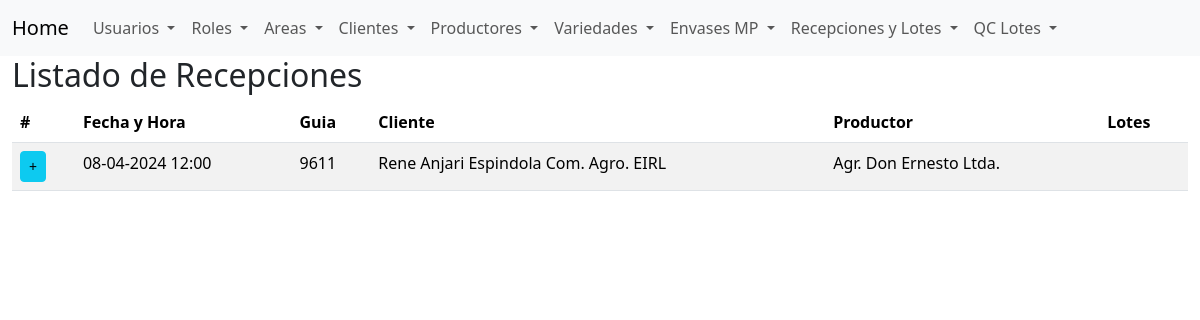
The page /list_rmrs (signed in) on the database its author committed.
### app/models.py (models this page shows, shortened)
class RawMaterialReception(BaseModel):
    __tablename__ = 'rawmaterialreceptions'
    waybill = db.Column(db.Integer, nullable=False)
    date = db.Column(db.Date, default=date.today, nullable=False)
    time = db.Column(db.Time, default=lambda: datetime.utcnow().time(), nullable=False)
    truck_plate = db.Column(db.String(6), nullable=False)
    trucker_name = db.Column(db.String(64), nullable=True)
    observations = db.Column(db.String(255), nullable=True)
    lots = db.relationship('Lot', backref=db.backref('raw_material_reception', lazy=True))
    growers = db.relationship('Grower', secondary=rawmaterialreception_grower,
                              backref=db.backref('raw_material_receptions', lazy='dynamic'))
    clients = db.relationship('Client', secondary=rawmaterialreception_client,
                              backref=db.backref('raw_material_receptions', lazy='dynamic'))

class Client(BaseModel):
    __tablename__ = 'clients'
    name = db.Column(db.String(128), nullable=False)
    tax_id = db.Column(db.String(10), nullable=False, unique=True)
    address = db.Column(db.String(128), nullable=False)
    comuna = db.Column(db.String(64), nullable=False)
    is_active = db.Column(db.Boolean, default=True, nullable=False)

class Grower(BaseModel):
    __tablename__ = 'growers'
    name = db.Column(db.String(128), nullable=False)
    tax_id = db.Column(db.String(10), nullable=False, unique=True)
    csg_code = db.Column(db.String(10), default=0, nullable=False)
    is_active = db.Column(db.Boolean, default=True, nullable=False)

### app/routes.py (the view)
@app.route('/list_rmrs')
@login_required
def list_rmrs():
    receptions = RawMaterialReception.query.all()
    return render_template('list_rmrs.html', receptions=receptions)

### app/models.py (called while the page is built)
@login_manager.user_loader
def load_user(user_id):
    return User.query.get(int(user_id))

    def has_role(self, role_name):
        return any(role.name == role_name for role in self.roles)

### app/templates/list_rmrs.html (shortened to what this page needs)
{% extends "base.html" %}
{% block content %}
<h2>Listado de Recepciones</h2>
<div class="table-responsive">
<table class="table table-striped" id="myTable">
    <thead>
        <tr>
            <th scope="col">#</th>
            <th scope="col">Fecha y Hora</th>
            <th scope="col">Guia</th>
            <th scope="col">Cliente</th>
            <th scope="col">Productor</th>
            <th scope="col">Lotes</th>
        </tr>
    </thead>
    <tbody>
        {% for reception in receptions %}
        <tr>
            <td>
                <button class="btn btn-info btn-sm" type="button" data-bs-toggle="collapse" data-bs-target="#details{{ reception.id }}" aria-expanded="false" aria-controls="details{{ reception.id }}">
                    +</button>
            </td>
            <td>{{ reception.date.strftime('%d-%m-%Y') }} {{ reception.time.strftime('%H:%M') }}</td>
            <td>{{ reception.waybill }}</td>
            <td>
                {% for client in reception.clients %}
                    {{ client.name }}
                {% endfor %}
            </td>
            <td>
                {% for grower in reception.growers %}
                    {{ grower.name }}
                {% endfor %}
            </td>
            <td>
            </td>
        </tr>
        {% else %}
        <tr>
            <td colspan="5">No se encontraron recepciones en la base de datos.</td>
        </tr>
        {% endfor %}
    </tbody>
</table>
</div>
{% endblock %}

### rows shown on the page
RawMaterialReception: date "08-04-2024", time "12:00", waybill "9611"
Client: name "Rene Anjari Espindola Com. Agro. EIRL"
Grower: name "Agr. Don Ernesto Ltda."
